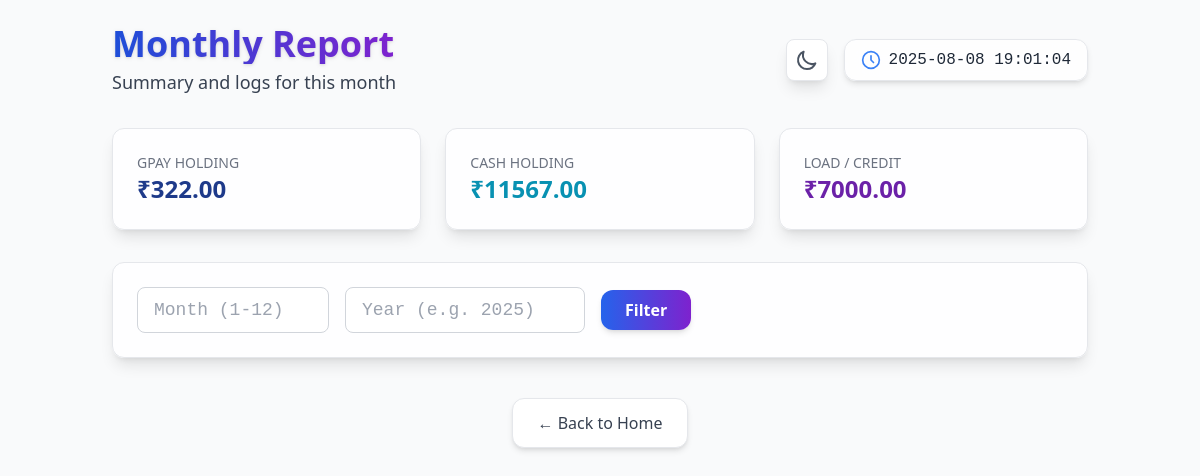
The app's page /monthly_report/ (signed in), older data.
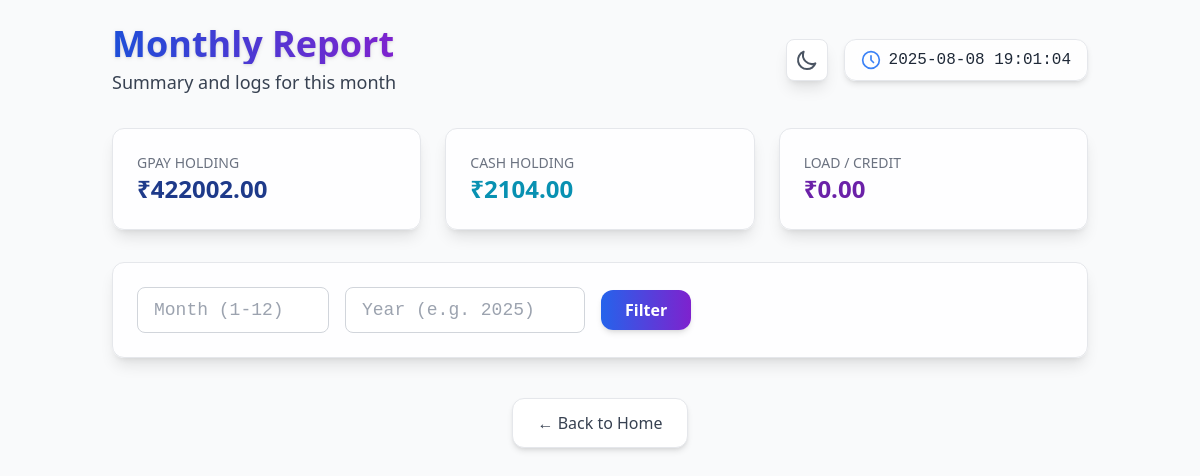
The same page, newer data.
### accounts/models.py (models this page shows, shortened)
class Shop(models.Model):
    owner = models.OneToOneField(User, on_delete=models.CASCADE)
    shop_name = models.CharField(max_length=255)
    unique_id = models.CharField(max_length=10, unique=True)
    holding_gpay = models.DecimalField(max_digits=12, decimal_places=2, default=0)
    holding_cash = models.DecimalField(max_digits=12, decimal_places=2, default=0)
    credit = models.DecimalField(max_digits=12, decimal_places=2, default=0)

### accounts/views.py (the view, shortened to what this page needs)
# urls.py: path('monthly_report/', views.monthly_report, name='monthly_report'),
@login_required
def monthly_report(request):
    shop = Shop.objects.get(owner=request.user)
    summary = None
    logs = None
    month = ''
    year = ''
    chart_data = None
    return render(request, 'accounts/monthly_report.html', {
        'summary': summary,
        'logs': logs,
        'month': month,
        'year': year,
        'shop': shop,
        'chart_data': chart_data,
    })

### accounts/templates/accounts/monthly_report.html (shortened to what the changed rows need)
<!DOCTYPE html>
<html lang="en" class="light">
<head>
  <script src="https://cdn.tailwindcss.com"></script>
</head>
<body class="min-h-screen bg-gray-50 dark:bg-gray-900 transition-colors duration-300">
  <div class="relative z-10 container mx-auto p-6">
    <div class="flex justify-between items-center mb-8">
      <div>
        <h1 class="text-4xl font-bold text-transparent bg-gradient-to-r from-blue-700 to-purple-700 bg-clip-text drop-shadow">
        </h1>
      </div>
    </div>
    <div class="grid grid-cols-1 md:grid-cols-3 gap-6 mb-8">
      <div class="bg-white/90 dark:bg-gray-800/90 rounded-xl p-6 shadow-lg border border-gray-200 dark:border-gray-700">
        <p class="text-sm text-gray-500 dark:text-gray-400 uppercase">GPay Holding</p>
        <p class="text-2xl font-bold text-blue-900 dark:text-blue-400">₹{{ shop.holding_gpay }}</p>
      </div>
      <div class="bg-white/90 dark:bg-gray-800/90 rounded-xl p-6 shadow-lg border border-gray-200 dark:border-gray-700">
        <p class="text-sm text-gray-500 dark:text-gray-400 uppercase">Cash Holding</p>
        <p class="text-2xl font-bold text-cyan-600 dark:text-cyan-400">₹{{ shop.holding_cash }}</p>
      </div>
      <div class="bg-white/90 dark:bg-gray-800/90 rounded-xl p-6 shadow-lg border border-gray-200 dark:border-gray-700">
        <p class="text-sm text-gray-500 dark:text-gray-400 uppercase">Load / Credit</p>
        <p class="text-2xl font-bold text-purple-800 dark:text-purple-400">₹{{ shop.credit }}</p>
      </div>
    </div>
  </div>
</body>
</html>

Row changes from the older to the newer data that the page shows:
changed Shop: holding_gpay "322.00" → "422002.00"; holding_cash "11567.00" → "2104.00"; credit "7000.00" → "0.00"
